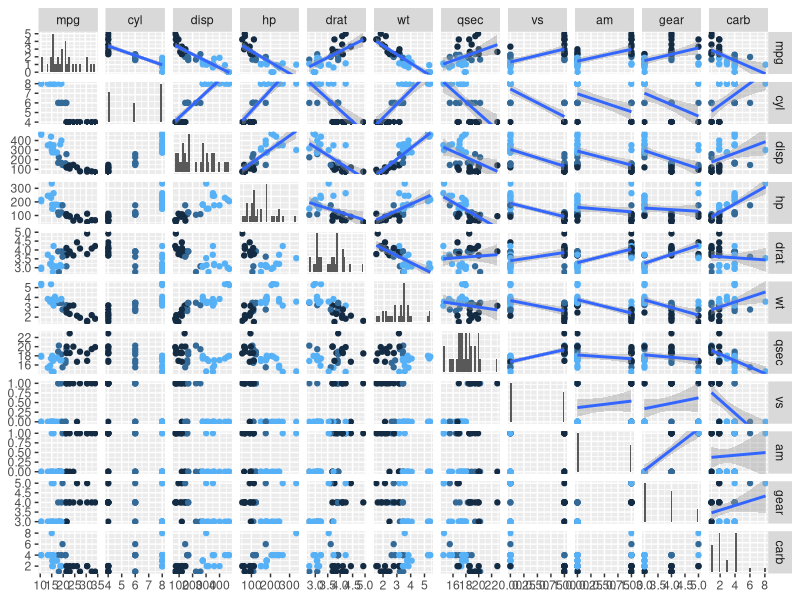
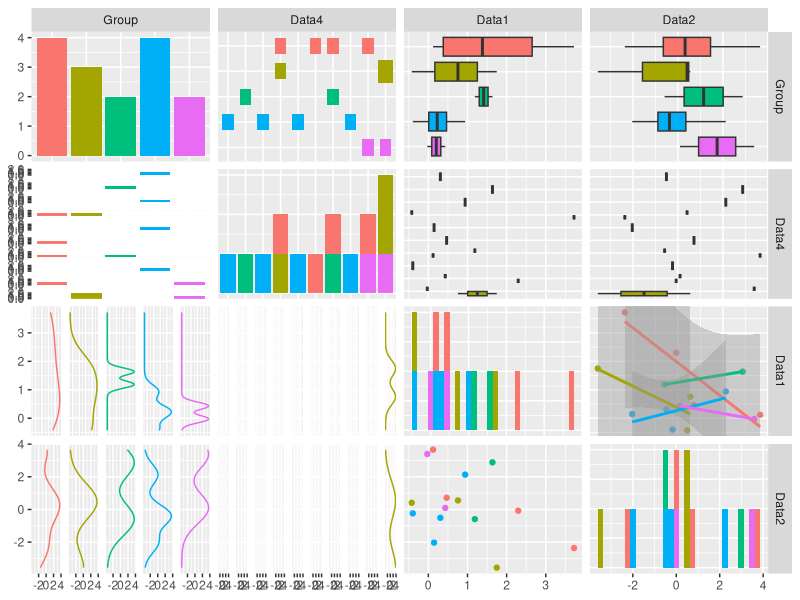

Recreate these plots in R, in order.
## ---- chunk 1
require(tidyverse)
mtcars %>% 
  GGally::ggpairs(mapping = aes(color = cyl),
                  upper = list(continuous = "smooth"), lower = list(combo = "facetdensity"),
                  diag = list(continuous = "barDiag"))


n <- 15
TestData <- data.frame(Group = sample(paste0("Group", 1:5), n, replace = TRUE),
                       Data1 = rnorm(n),
                       Data2 = rnorm(n) + rnorm(n) + rnorm(n),
                       Data3 = sample(0:1, n, replace = TRUE),
                       Data4 = sample(LETTERS[1:26], n, replace = TRUE))
GGally::ggpairs(data = TestData, columns = c(1, 5, 2, 3), mapping = aes(color = Group),
                upper = list(continuous = "smooth"), lower = list(combo = "facetdensity"),
                diag = list(continuous = "barDiag"))
